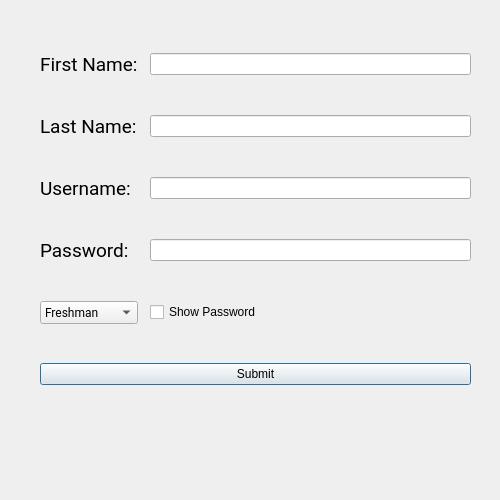
<?xml version="1.0" encoding="UTF-8"?>
<ui version="4.0">
 <class>MemberReg</class>
 <widget class="QDialog" name="MemberReg">
  <property name="geometry">
   <rect>
    <x>0</x>
    <y>0</y>
    <width>500</width>
    <height>500</height>
   </rect>
  </property>
  <property name="windowTitle">
   <string>Dialog</string>
  </property>
  <widget class="QWidget" name="layoutWidget">
   <property name="geometry">
    <rect>
     <x>40</x>
     <y>20</y>
     <width>431</width>
     <height>401</height>
    </rect>
   </property>
   <layout class="QGridLayout" name="gridLayout">
    <item row="0" column="0">
     <widget class="QLabel" name="firstLabel">
      <property name="font">
       <font>
        <family>Roboto</family>
        <pointsize>14</pointsize>
       </font>
      </property>
      <property name="text">
       <string>First Name:</string>
      </property>
     </widget>
    </item>
    <item row="0" column="2">
     <widget class="QLineEdit" name="firstInput"/>
    </item>
    <item row="1" column="2">
     <widget class="QLineEdit" name="lastInput">
      <property name="text">
       <string/>
      </property>
     </widget>
    </item>
    <item row="2" column="2">
     <widget class="QLineEdit" name="userInput">
      <property name="text">
       <string/>
      </property>
     </widget>
    </item>
    <item row="3" column="0">
     <widget class="QLabel" name="passwordLabel">
      <property name="font">
       <font>
        <family>Roboto</family>
        <pointsize>14</pointsize>
       </font>
      </property>
      <property name="text">
       <string>Password:</string>
      </property>
     </widget>
    </item>
    <item row="2" column="0">
     <widget class="QLabel" name="userLabel">
      <property name="font">
       <font>
        <family>Roboto</family>
        <pointsize>14</pointsize>
       </font>
      </property>
      <property name="text">
       <string>Username:</string>
      </property>
     </widget>
    </item>
    <item row="1" column="0">
     <widget class="QLabel" name="lastLabel">
      <property name="font">
       <font>
        <family>Roboto</family>
        <pointsize>14</pointsize>
       </font>
      </property>
      <property name="text">
       <string>Last Name:</string>
      </property>
     </widget>
    </item>
    <item row="5" column="0" colspan="3">
     <widget class="QPushButton" name="submitButton">
      <property name="text">
       <string>Submit</string>
      </property>
     </widget>
    </item>
    <item row="4" column="0">
     <widget class="QComboBox" name="gradeDropDown">
      <property name="font">
       <font>
        <family>Roboto</family>
       </font>
      </property>
      <item>
       <property name="text">
        <string>Freshman</string>
       </property>
      </item>
      <item>
       <property name="text">
        <string>Sophomore</string>
       </property>
      </item>
      <item>
       <property name="text">
        <string>Junior</string>
       </property>
      </item>
      <item>
       <property name="text">
        <string>Senior</string>
       </property>
      </item>
     </widget>
    </item>
    <item row="3" column="2">
     <widget class="QLineEdit" name="passwordInput">
      <property name="text">
       <string/>
      </property>
     </widget>
    </item>
    <item row="4" column="2">
     <widget class="QCheckBox" name="passwordCheck">
      <property name="text">
       <string>Show Password</string>
      </property>
     </widget>
    </item>
   </layout>
  </widget>
 </widget>
 <resources/>
 <connections/>
</ui>
